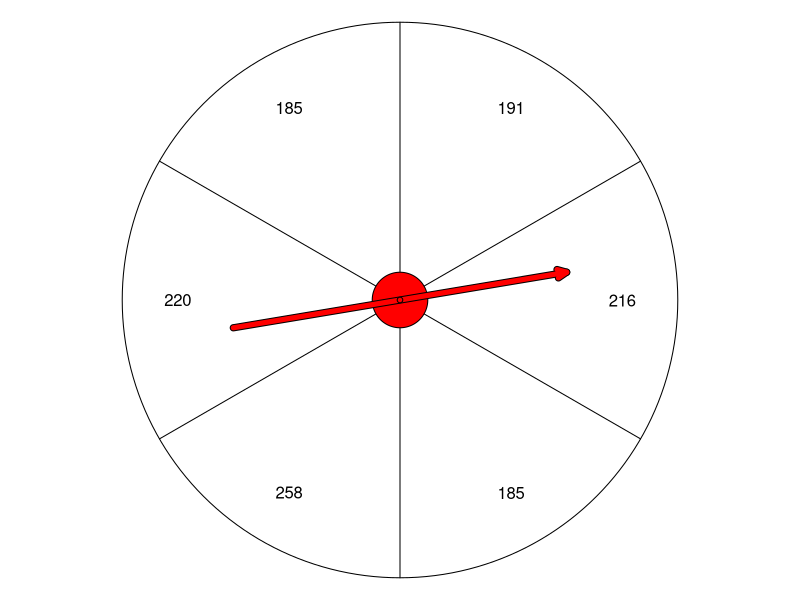
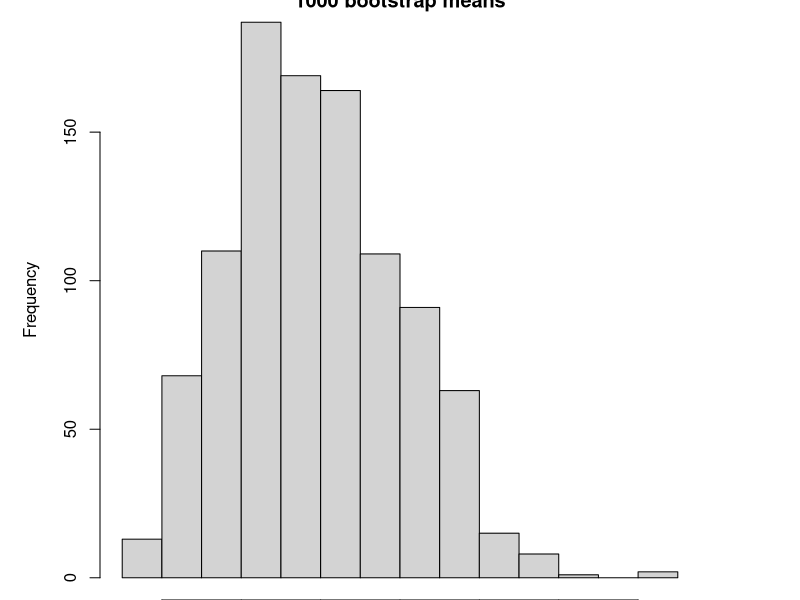

Recreate these plots in R, in order.
## ---- chunk 1
set.seed(1)
x = round(rnorm(6,3.5*60,30),0)
datalist = paste0(x,collapse=", ")
xbar = round(mean(x),2)
s = round(sd(x),2)
n = 6
flb = round(xbar-2*s/sqrt(n),1)
fub = round(xbar+2*s/sqrt(n),1)
## ---- chunk 2
par(mar=c(0,0,0,0),pty="s")
th = seq(0,2*pi,pi/100)
plot(0,0,"n",axes=F,ann=F,xlim=c(-1,1),ylim=c(-1,1))
lines(cos(th),sin(th))
begs = seq(0,2*pi-2*pi/6,2*pi/6)
mids = begs+pi/6
for(i in begs){
    lines(c(0,sin(i)),c(0,cos(i)))
}
for(i in 1:length(x)){
    text(0.8*sin(mids[i]),0.8*cos(mids[i]),x[i])
}
polygon(0.1*sin(th),0.1*cos(th),col="red")
arrows(-0.6,-0.1,0.6,0.1,length=0.1,angle=25,lwd=7)
arrows(-0.6,-0.1,0.6,0.1,length=0.1,angle=25,lwd=5,col="red")
polygon(0.01*sin(th),0.01*cos(th),col="red")

## ---- chunk 3
rex = matrix(sample(x,6*10,T),nrow = 10)
rep_num = 1:10
spin_1 = rex[,1]
spin_2 = rex[,2]
spin_3 = rex[,3]
spin_4 = rex[,4]
spin_5 = rex[,5]
spin_6 = rex[,6]
average = apply(rex,1,mean)
df = data.frame(rep_num,spin_1,spin_2,spin_3,spin_4,spin_5,spin_6,average)
## ---- chunk 4
kableExtra::kable(df)
## ---- chunk 5
rex = matrix(sample(x,6*1000,T),ncol=6)
aves = apply(rex,1,mean)
hist(aves,main="1000 bootstrap means",xlab="Resample mean")
blb = round(quantile(aves,0.025),1)
bub = round(quantile(aves,0.975),1)
